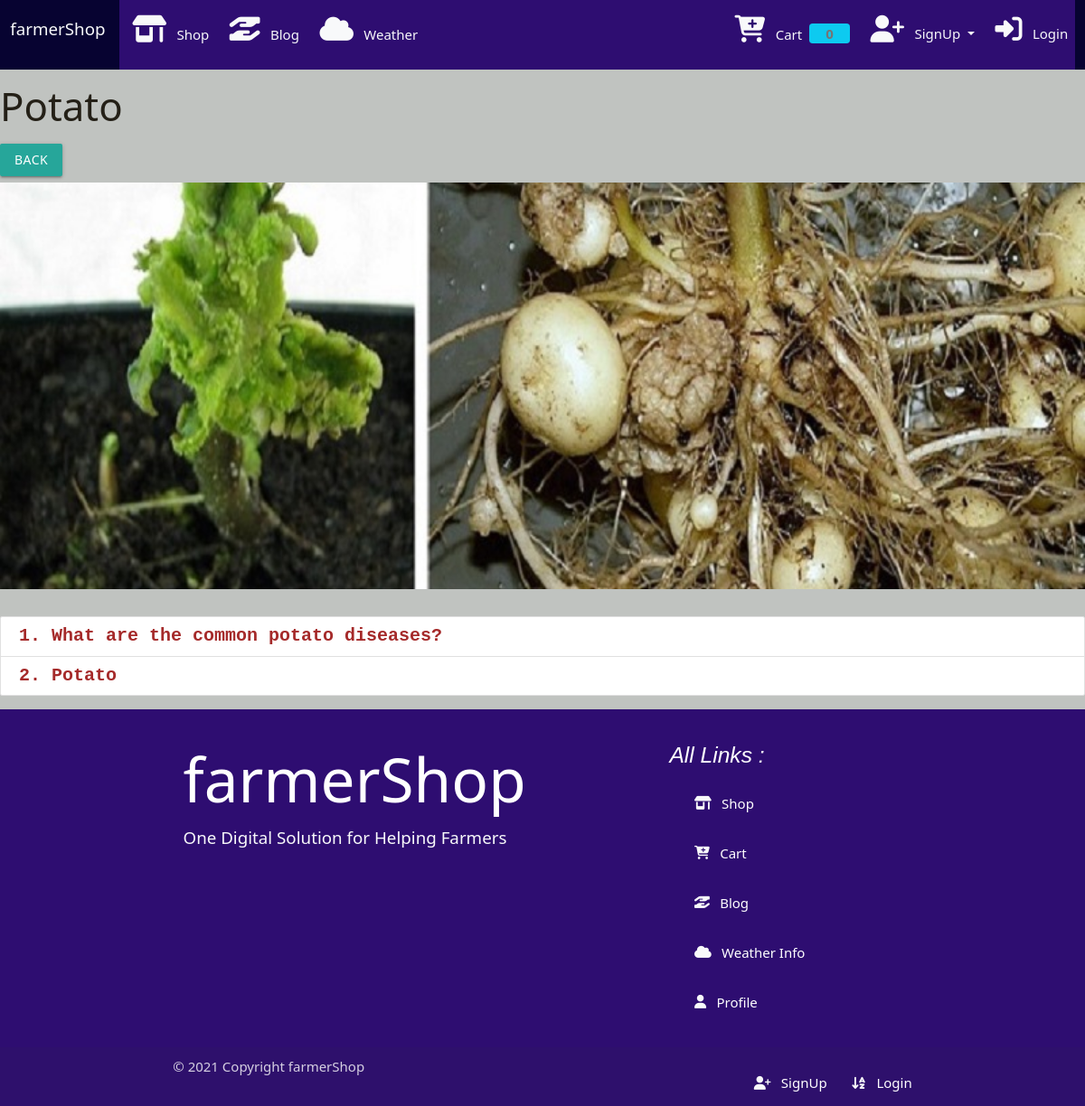
The app's page /blog/category/Potato_diseases, older data.
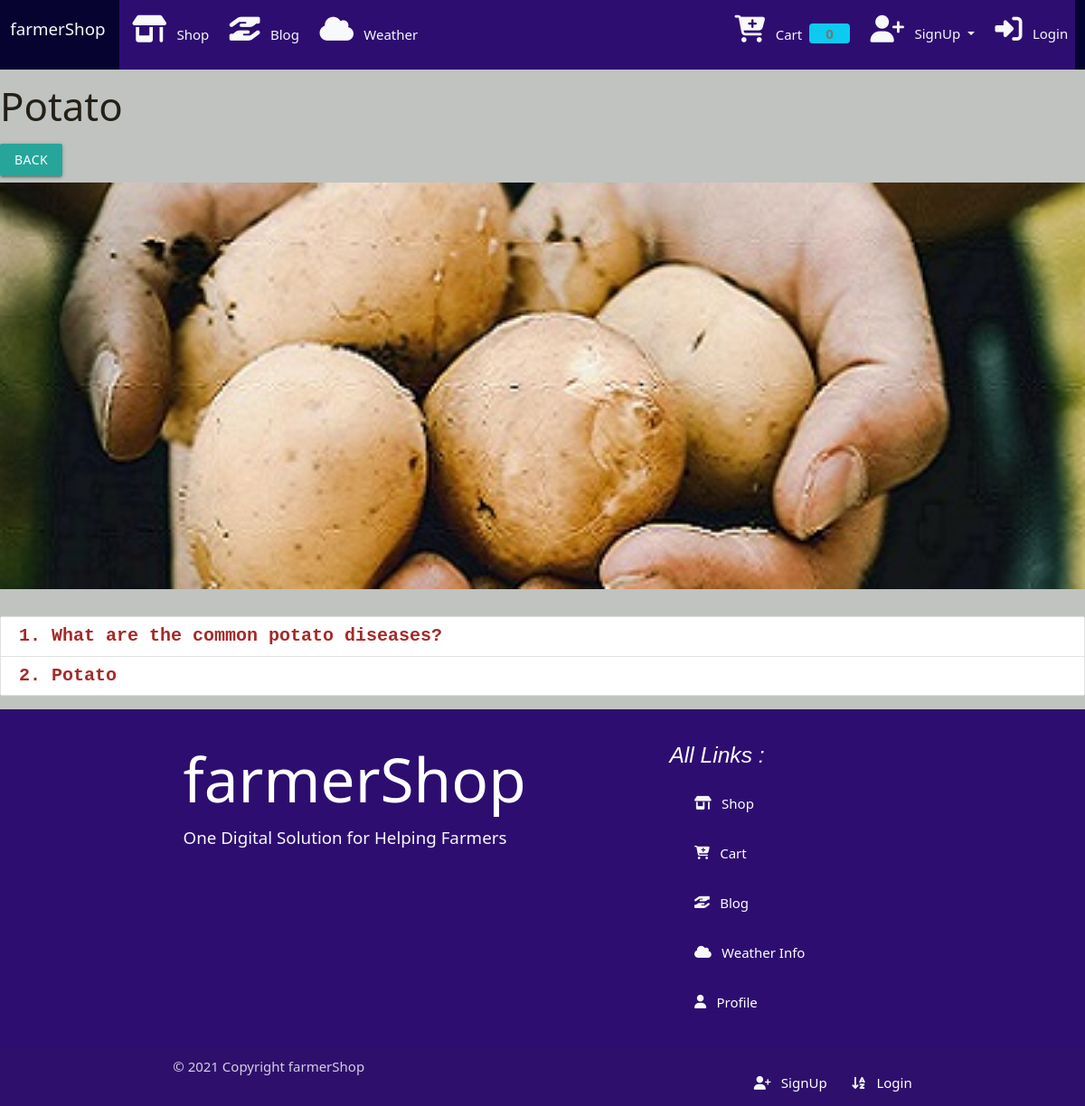
The same page, newer data.
### Blog2/models.py (models this page shows, shortened)
class BlogCategory(models.Model):
    cat_id = models.AutoField(primary_key=True)
    title = models.CharField(max_length=100)
    description = models.CharField(max_length=200)
    url = models.CharField(max_length=100)
    image = models.ImageField(upload_to='upload/blog2/blogcatImg/')
    add_date = models.DateTimeField(auto_now_add=True, null=True)
    update_at = models.DateTimeField(auto_now=True)

### Blog2/views.py (the view)
# urls.py: path('category/<slug:url>',category),
def category(request, url):
    cat = BlogCategory.objects.get(url=url)
    posts = Post.objects.filter(cat=cat)
    return render(request, "blog/category.html", {'cat': cat, 'posts': posts})

### Store/templates/blog/category.html (shortened to what this page needs)
{%extends 'store/base.html' %}
{%block content%}
<div class="container-custom">
    <h3 style="color: rgb(36, 32, 23);">{{cat.title}}</h3>
    <a href="{% url 'home_Blog' %}" class="btn btn-primary mb-2">Back</a>
    <div class="img-container">
        <img src="/abcd/show/{{cat.image}}" class="responsive-img" style="max-height:450px;width:100%;object-fit:cover;"
             alt="">
    </div>
    <br>
    <div class="collection">
        {%for p in posts %}
            <a href="/blog/detail/{{p.slug}}" class="collection-item" style="font-weight: bold; color: brown; font-family: 'Courier New', Courier, monospace; font-size: 20px;">{{forloop.counter}}. {{p.title}}
            </a>
        {% empty %}
        <div class="div" style="background-color: darkslategrey; width: 100%; height: 90px;">
            <h3 style="color: rgb(199, 240, 16); margin-top: 16px;">
                No posts in this category
            </h3>
        </div>
        {%endfor%}
    </div>
</div>
{%endblock%}

Row changes from the older to the newer data that the page shows:
changed BlogCategory "Potato": image: a different picture
